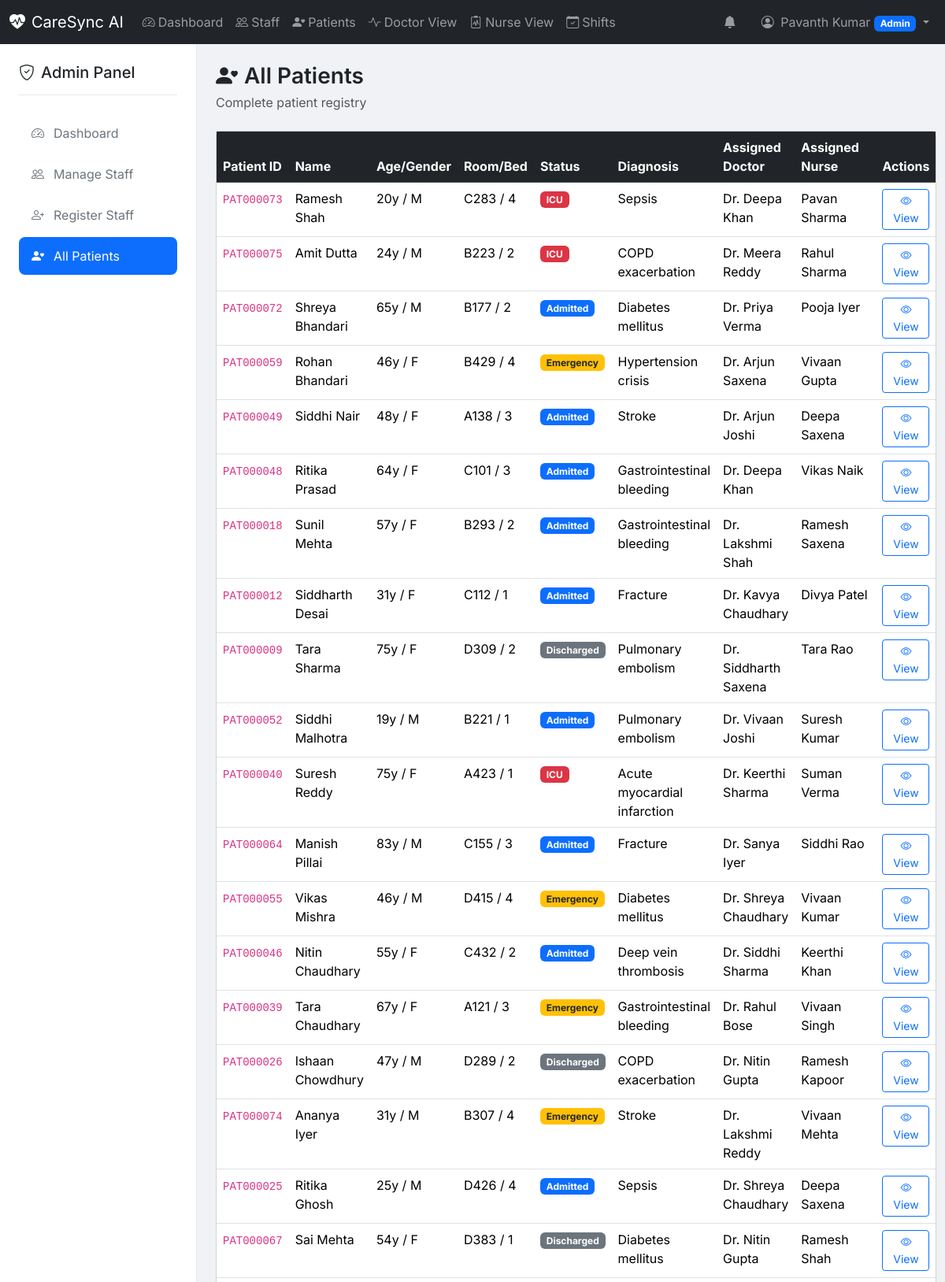
The page /admin/patients (signed in, upper part) on the database its author committed.
### models.py (models this page shows, shortened)
class StaffMember(db.Model):
    __tablename__ = 'staff_members'
    id = db.Column(db.Integer, primary_key=True)
    staff_id = db.Column(db.String(50), unique=True, nullable=False)
    password_hash = db.Column(db.String(256), nullable=False)
    first_name = db.Column(db.String(100), nullable=False)
    last_name = db.Column(db.String(100), nullable=False)
    email = db.Column(db.String(120), unique=True, nullable=False)
    phone = db.Column(db.String(20), nullable=True)
    role = db.Column(db.String(20), nullable=False)  # 'admin', 'doctor', 'nurse'
    department = db.Column(db.String(100), nullable=True)
    specialization = db.Column(db.String(100), nullable=True)
    is_on_duty = db.Column(db.Boolean, default=False)
    is_active = db.Column(db.Boolean, default=True)
    created_at = db.Column(db.DateTime, default=datetime.now)
    updated_at = db.Column(db.DateTime, default=datetime.now, onupdate=datetime.now)
    @property
    def full_name(self):
        return f"{self.first_name} {self.last_name}"

class Patient(db.Model):
    __tablename__ = 'patients'
    id = db.Column(db.Integer, primary_key=True)
    patient_id = db.Column(db.String(50), unique=True, nullable=False)
    first_name = db.Column(db.String(100), nullable=False)
    last_name = db.Column(db.String(100), nullable=False)
    date_of_birth = db.Column(db.Date, nullable=False)
    gender = db.Column(db.String(10), nullable=False)
    blood_type = db.Column(db.String(5), nullable=True)
    phone = db.Column(db.String(20), nullable=True)
    email = db.Column(db.String(120), nullable=True)
    address = db.Column(db.Text, nullable=True)
    emergency_contact_name = db.Column(db.String(100), nullable=True)
    emergency_contact_phone = db.Column(db.String(20), nullable=True)
    room_number = db.Column(db.String(20), nullable=True)
    bed_number = db.Column(db.String(10), nullable=True)
    status = db.Column(db.String(20), default='admitted')  # admitted, discharged, emergency, icu
    admission_date = db.Column(db.DateTime, default=datetime.now)
    discharge_date = db.Column(db.DateTime, nullable=True)
    diagnosis = db.Column(db.Text, nullable=True)
    notes = db.Column(db.Text, nullable=True)
    assigned_doctor_id = db.Column(db.Integer, db.ForeignKey('staff_members.id'), nullable=True)
    assigned_nurse_id = db.Column(db.Integer, db.ForeignKey('staff_members.id'), nullable=True)
    created_at = db.Column(db.DateTime, default=datetime.now)
    updated_at = db.Column(db.DateTime, default=datetime.now, onupdate=datetime.now)
    assigned_doctor = db.relationship('StaffMember', foreign_keys=[assigned_doctor_id], backref='patients_as_doctor')
    assigned_nurse = db.relationship('StaffMember', foreign_keys=[assigned_nurse_id], backref='patients_as_nurse')
    vitals = db.relationship('VitalSign', backref='patient', lazy='dynamic', order_by='desc(VitalSign.recorded_at)')
    @property
    def full_name(self):
        return f"{self.first_name} {self.last_name}"
    @property
    def age(self):
        today = datetime.now().date()
        return today.year - self.date_of_birth.year - ((today.month, today.day) < (self.date_of_birth.month, self.date_of_birth.day))

### routes.py (the view)
@app.route('/admin/patients')
@staff_login_required
@admin_required
def admin_patients():
    staff = get_staff_user()
    patients = Patient.query.order_by(Patient.admission_date.desc()).all()
    return render_template('admin/patients.html', staff=staff, patients=patients)

### routes.py (called while the page is built)
@app.before_request
def make_session_permanent():
    session.permanent = True

def get_staff_user():
    if 'staff_id' in session:
        return StaffMember.query.filter_by(id=session['staff_id']).first()
    return None

def staff_login_required(f):
    @wraps(f)
    def decorated_function(*args, **kwargs):
        staff = get_staff_user()
        if not staff:
            flash('Please log in to access this page.', 'warning')
            return redirect(url_for('staff_login'))
        return f(*args, **kwargs)
    return decorated_function

def admin_required(f):
    @wraps(f)
    def decorated_function(*args, **kwargs):
        staff = get_staff_user()
        if not staff or staff.role != 'admin':
            flash('Admin access required.', 'danger')
            return redirect(url_for('staff_login'))
        return f(*args, **kwargs)
    return decorated_function

@app.context_processor
def utility_processor():
    return {
        'now': datetime.now(),
        'get_staff_user': get_staff_user
    }

### templates/admin/patients.html (shortened to what this page needs)
{% extends "dashboard_base.html" %}
{% block sidebar %}
<div class="sidebar-content">
    <div class="sidebar-header">
        <h5><i class="bi bi-shield-check me-2"></i>Admin Panel</h5>
    </div>
    <nav class="sidebar-nav">
        <a href="{{ url_for('admin_dashboard') }}" class="nav-link">
            <i class="bi bi-speedometer2"></i>Dashboard
        </a>
        <a href="{{ url_for('admin_users') }}" class="nav-link">
            <i class="bi bi-people"></i>Manage Staff
        </a>
        <a href="{{ url_for('admin_register') }}" class="nav-link">
            <i class="bi bi-person-plus"></i>Register Staff
        </a>
        <a href="{{ url_for('admin_patients') }}" class="nav-link active">
            <i class="bi bi-person-heart"></i>All Patients
        </a>
    </nav>
</div>
{% endblock %}
{% block dashboard_content %}
<div class="page-header">
    <h1><i class="bi bi-person-heart me-2"></i>All Patients</h1>
    <p class="text-muted">Complete patient registry</p>
</div>
<div class="card">
    <div class="card-body p-0">
        <div class="table-responsive">
            <table class="table table-hover mb-0">
                <thead class="table-dark">
                    <tr>
                        <th>Patient ID</th>
                        <th>Name</th>
                        <th>Age/Gender</th>
                        <th>Room/Bed</th>
                        <th>Status</th>
                        <th>Diagnosis</th>
                        <th>Assigned Doctor</th>
                        <th>Assigned Nurse</th>
                        <th>Actions</th>
                    </tr>
                </thead>
                <tbody>
                    {% for patient in patients %}
                    <tr>
                        <td><code>{{ patient.patient_id }}</code></td>
                        <td>{{ patient.full_name }}</td>
                        <td>{{ patient.age }}y / {{ patient.gender[0] }}</td>
                        <td>{{ patient.room_number or '-' }} / {{ patient.bed_number or '-' }}</td>
                        <td>
                            {% if patient.status == 'icu' %}
                            <span class="badge bg-danger">ICU</span>
                            {% elif patient.status == 'emergency' %}
                            <span class="badge bg-warning text-dark">Emergency</span>
                            {% elif patient.status == 'admitted' %}
                            <span class="badge bg-primary">Admitted</span>
                            {% elif patient.status == 'discharged' %}
                            <span class="badge bg-secondary">Discharged</span>
                            {% else %}
                            <span class="badge bg-info">{{ patient.status|title }}</span>
                            {% endif %}
                        </td>
                        <td>{{ patient.diagnosis[:30] + '...' if patient.diagnosis and patient.diagnosis|length > 30 else patient.diagnosis or '-' }}</td>
                        <td>
                            {% if patient.assigned_doctor %}
                            Dr. {{ patient.assigned_doctor.full_name }}
                            {% else %}
                            <span class="text-muted">Not assigned</span>
                            {% endif %}
                        </td>
                        <td>
                            {% if patient.assigned_nurse %}
                            {{ patient.assigned_nurse.full_name }}
                            {% else %}
                            <span class="text-muted">Not assigned</span>
                            {% endif %}
                        </td>
                        <td>
                            <a href="{{ url_for('patient_detail', patient_id=patient.id) }}" class="btn btn-sm btn-outline-primary">
                                <i class="bi bi-eye"></i> View
                            </a>
                        </td>
                    </tr>
                    {% endfor %}
                </tbody>
            </table>
        </div>
    </div>
</div>
{% endblock %}

### templates/dashboard_base.html (shortened to what this page needs)
{% extends "base.html" %}
{% block body_class %}dashboard-page{% endblock %}
{% block navbar %}
<nav class="navbar navbar-expand-lg navbar-dark bg-dark fixed-top">
    <div class="container-fluid">
        <a class="navbar-brand" href="{{ url_for('dashboard') }}">
            <i class="bi bi-heart-pulse-fill me-2"></i>CareSync AI
        </a>
        <div class="collapse navbar-collapse" id="navbarNav">
            <ul class="navbar-nav me-auto">
                {% if staff.role == 'admin' %}
                <li class="nav-item">
                    <a class="nav-link" href="{{ url_for('admin_dashboard') }}">
                        <i class="bi bi-speedometer2 me-1"></i>Dashboard
                    </a>
                </li>
                <li class="nav-item">
                    <a class="nav-link" href="{{ url_for('admin_users') }}">
                        <i class="bi bi-people me-1"></i>Staff
                    </a>
                </li>
                <li class="nav-item">
                    <a class="nav-link" href="{{ url_for('admin_patients') }}">
                        <i class="bi bi-person-heart me-1"></i>Patients
                    </a>
                </li>
                <li class="nav-item">
                    <a class="nav-link" href="{{ url_for('doctor_dashboard') }}">
                        <i class="bi bi-activity me-1"></i>Doctor View
                    </a>
                </li>
                <li class="nav-item">
                    <a class="nav-link" href="{{ url_for('nurse_dashboard') }}">
                        <i class="bi bi-clipboard2-pulse me-1"></i>Nurse View
                    </a>
                </li>
                {% elif staff.role == 'doctor' %}
                <li class="nav-item">
                    <a class="nav-link" href="{{ url_for('doctor_dashboard') }}">
                        <i class="bi bi-speedometer2 me-1"></i>Dashboard
                    </a>
                </li>
                {% elif staff.role == 'nurse' %}
                <li class="nav-item">
                    <a class="nav-link" href="{{ url_for('nurse_dashboard') }}">
                        <i class="bi bi-speedometer2 me-1"></i>Dashboard
                    </a>
                </li>
                {% endif %}
                <li class="nav-item">
                    <a class="nav-link" href="{{ url_for('shift_management') }}">
                        <i class="bi bi-calendar-check me-1"></i>Shifts
                    </a>
                </li>
            </ul>
            <ul class="navbar-nav">
                <li class="nav-item me-3">
                    <span class="nav-link" id="alertIndicator">
                        <i class="bi bi-bell-fill"></i>
                    </span>
                </li>
                <li class="nav-item dropdown">
                    <a class="nav-link dropdown-toggle" href="#" role="button" data-bs-toggle="dropdown">
                        <i class="bi bi-person-circle me-1"></i>
                        {{ staff.full_name }}
                        <span class="badge bg-{{ 'primary' if staff.role == 'admin' else 'success' if staff.role == 'doctor' else 'info' }}">
                            {{ staff.role|title }}
                        </span>
                    </a>
                </li>
            </ul>
        </div>
    </div>
</nav>
{% endblock %}
{% block content %}
<div class="dashboard-container">
    <div class="sidebar d-none d-lg-block">
        {% block sidebar %}{% endblock %}
    </div>
    <main class="main-content">
        {% block dashboard_content %}{% endblock %}
    </main>
</div>
{% endblock %}

### static/css/style.css (style rules this page uses)
:root { --primary-color: #0d6efd; --secondary-color: #6c757d; --success-color: #198754; --danger-color: #dc3545; --warning-color: #ffc107; --info-color: #0dcaf0; --dark-color: #212529; --light-color: #f8f9fa; --vital-normal: #198754; --vital-warning: #ffc107; --vital-critical: #dc3545; --sidebar-width: 250px; --navbar-height: 56px; }
* { margin: 0; padding: 0; box-sizing: border-box; }
body { font-family: 'Inter', -apple-system, BlinkMacSystemFont, 'Segoe UI', Roboto, sans-serif; background-color: #f0f2f5; min-height: 100vh; }
.dashboard-page { padding-top: var(--navbar-height); }
.dashboard-container { display: flex; min-height: calc(100vh - var(--navbar-height)); }
.sidebar { width: var(--sidebar-width); background: white; border-right: 1px solid #e5e7eb; position: fixed; top: var(--navbar-height); bottom: 0; left: 0; overflow-y: auto; }
.sidebar-content { padding: 1.5rem; }
.sidebar-header { margin-bottom: 1.5rem; padding-bottom: 1rem; border-bottom: 1px solid #e5e7eb; }
.sidebar-header h5 { margin: 0; color: var(--dark-color); }
.sidebar-nav { display: flex; flex-direction: column; gap: 0.25rem; }
.sidebar-nav .nav-link { display: flex; align-items: center; gap: 0.75rem; padding: 0.75rem 1rem; color: var(--secondary-color); text-decoration: none; border-radius: 8px; transition: all 0.2s; }
.sidebar-nav .nav-link.active { background: var(--primary-color); color: white; }
.main-content { flex: 1; margin-left: var(--sidebar-width); padding: 1.5rem; }
.page-header { margin-bottom: 1.5rem; }
.page-header h1 { font-size: 1.75rem; font-weight: 600; color: var(--dark-color); margin-bottom: 0.25rem; }
.page-header p { color: var(--secondary-color); margin: 0; }

### rows shown on the page
StaffMember: full_name "Pavanth Kumar", role "Admin"
Patient: patient_id "PAT000073", full_name "Ramesh Shah", age "20", gender "M", room_number "C283", bed_number "4", status "ICU", diagnosis "Sepsis", assigned_doctor.full_name "Deepa Khan", assigned_nurse.full_name "Pavan Sharma"
Patient: patient_id "PAT000075", full_name "Amit Dutta", age "24", gender "M", room_number "B223", bed_number "2", status "ICU", diagnosis "COPD exacerbation", assigned_doctor.full_name "Meera Reddy", assigned_nurse.full_name "Rahul Sharma"
Patient: patient_id "PAT000072", full_name "Shreya Bhandari", age "65", gender "M", room_number "B177", bed_number "2", status "Admitted", diagnosis "Diabetes mellitus", assigned_doctor.full_name "Priya Verma", assigned_nurse.full_name "Pooja Iyer"
Patient: patient_id "PAT000059", full_name "Rohan Bhandari", age "46", gender "F", room_number "B429", bed_number "4", status "Emergency", diagnosis "Hypertension crisis", assigned_doctor.full_name "Arjun Saxena", assigned_nurse.full_name "Vivaan Gupta"
Patient: patient_id "PAT000049", full_name "Siddhi Nair", age "48", gender "F", room_number "A138", bed_number "3", status "Admitted", diagnosis "Stroke", assigned_doctor.full_name "Arjun Joshi", assigned_nurse.full_name "Deepa Saxena"
Patient: patient_id "PAT000048", full_name "Ritika Prasad", age "64", gender "F", room_number "C101", bed_number "3", status "Admitted", diagnosis "Gastrointestinal bleeding", assigned_doctor.full_name "Deepa Khan", assigned_nurse.full_name "Vikas Naik"
Patient: patient_id "PAT000018", full_name "Sunil Mehta", age "57", gender "F", room_number "B293", bed_number "2", status "Admitted", diagnosis "Gastrointestinal bleeding", assigned_doctor.full_name "Lakshmi Shah", assigned_nurse.full_name "Ramesh Saxena"
Patient: patient_id "PAT000012", full_name "Siddharth Desai", age "31", gender "F", room_number "C112", bed_number "1", status "Admitted", diagnosis "Fracture", assigned_doctor.full_name "Kavya Chaudhary", assigned_nurse.full_name "Divya Patel"
Patient: patient_id "PAT000009", full_name "Tara Sharma", age "75", gender "F", room_number "D309", bed_number "2", status "Discharged", diagnosis "Pulmonary embolism", assigned_doctor.full_name "Siddharth Saxena", assigned_nurse.full_name "Tara Rao"
Patient: patient_id "PAT000052", full_name "Siddhi Malhotra", age "19", gender "M", room_number "B221", bed_number "1", status "Admitted", diagnosis "Pulmonary embolism", assigned_doctor.full_name "Vivaan Joshi", assigned_nurse.full_name "Suresh Kumar"
Patient: patient_id "PAT000040", full_name "Suresh Reddy", age "75", gender "F", room_number "A423", bed_number "1", status "ICU", diagnosis "Acute myocardial infarction", assigned_doctor.full_name "Keerthi Sharma", assigned_nurse.full_name "Suman Verma"
Patient: patient_id "PAT000064", full_name "Manish Pillai", age "83", gender "M", room_number "C155", bed_number "3", status "Admitted", diagnosis "Fracture", assigned_doctor.full_name "Sanya Iyer", assigned_nurse.full_name "Siddhi Rao"
Patient: patient_id "PAT000055", full_name "Vikas Mishra", age "46", gender "M", room_number "D415", bed_number "4", status "Emergency", diagnosis "Diabetes mellitus", assigned_doctor.full_name "Shreya Chaudhary", assigned_nurse.full_name "Vivaan Kumar"
Patient: patient_id "PAT000046", full_name "Nitin Chaudhary", age "55", gender "F", room_number "C432", bed_number "2", status "Admitted", diagnosis "Deep vein thrombosis", assigned_doctor.full_name "Siddhi Sharma", assigned_nurse.full_name "Keerthi Khan"
Patient: patient_id "PAT000039", full_name "Tara Chaudhary", age "67", gender "F", room_number "A121", bed_number "3", status "Emergency", diagnosis "Gastrointestinal bleeding", assigned_doctor.full_name "Rahul Bose", assigned_nurse.full_name "Vivaan Singh"
Patient: patient_id "PAT000026", full_name "Ishaan Chowdhury", age "47", gender "M", room_number "D289", bed_number "2", status "Discharged", diagnosis "COPD exacerbation", assigned_doctor.full_name "Nitin Gupta", assigned_nurse.full_name "Ramesh Kapoor"
Patient: patient_id "PAT000074", full_name "Ananya Iyer", age "31", gender "M", room_number "B307", bed_number "4", status "Emergency", diagnosis "Stroke", assigned_doctor.full_name "Lakshmi Reddy", assigned_nurse.full_name "Vivaan Mehta"
Patient: patient_id "PAT000025", full_name "Ritika Ghosh", age "25", gender "M", room_number "D426", bed_number "4", status "Admitted", diagnosis "Sepsis", assigned_doctor.full_name "Shreya Chaudhary", assigned_nurse.full_name "Deepa Saxena"
Patient: patient_id "PAT000067", full_name "Sai Mehta", age "54", gender "F", room_number "D383", bed_number "1", status "Discharged", diagnosis "Diabetes mellitus", assigned_doctor.full_name "Nitin Gupta", assigned_nurse.full_name "Ramesh Shah"
